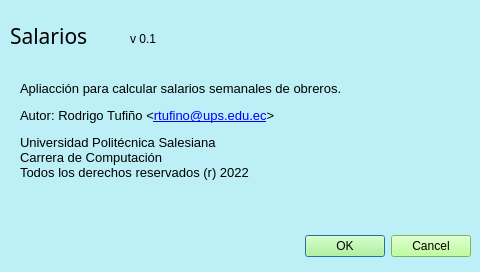
<?xml version="1.0" encoding="UTF-8"?>
<ui version="4.0">
 <class>Acerca</class>
 <widget class="QDialog" name="Acerca">
  <property name="geometry">
   <rect>
    <x>0</x>
    <y>0</y>
    <width>480</width>
    <height>272</height>
   </rect>
  </property>
  <property name="windowTitle">
   <string>Dialog</string>
  </property>
  <property name="styleSheet">
   <string notr="true">background-color: rgb(188, 239, 246);</string>
  </property>
  <widget class="QDialogButtonBox" name="buttonBox">
   <property name="geometry">
    <rect>
     <x>10</x>
     <y>230</y>
     <width>461</width>
     <height>32</height>
    </rect>
   </property>
   <property name="styleSheet">
    <string notr="true">background-color: rgb(170, 255, 127);</string>
   </property>
   <property name="orientation">
    <enum>Qt::Horizontal</enum>
   </property>
   <property name="standardButtons">
    <set>QDialogButtonBox::Cancel|QDialogButtonBox::Ok</set>
   </property>
  </widget>
  <widget class="QLabel" name="label">
   <property name="geometry">
    <rect>
     <x>10</x>
     <y>10</y>
     <width>131</width>
     <height>51</height>
    </rect>
   </property>
   <property name="font">
    <font>
     <family>Arial Black</family>
     <pointsize>16</pointsize>
    </font>
   </property>
   <property name="text">
    <string>Salarios</string>
   </property>
  </widget>
  <widget class="QLabel" name="label_4">
   <property name="geometry">
    <rect>
     <x>20</x>
     <y>60</y>
     <width>461</width>
     <height>141</height>
    </rect>
   </property>
   <property name="text">
    <string>&lt;html&gt;&lt;head/&gt;&lt;body&gt;&lt;p&gt;&lt;span style=&quot; font-size:10pt;&quot;&gt;Apliacción para calcular salarios semanales de obreros.&lt;/span&gt;&lt;/p&gt;&lt;p&gt;&lt;span style=&quot; font-size:10pt;&quot;&gt;Autor: Rodrigo Tufiño &amp;lt;&lt;/span&gt;&lt;a href=&quot;mailto:rtufino@ups.edu.ec&quot;&gt;&lt;span style=&quot; font-size:10pt; text-decoration: underline; color:#0000ff;&quot;&gt;rtufino@ups.edu.ec&lt;/span&gt;&lt;/a&gt;&lt;span style=&quot; font-size:10pt;&quot;&gt;&amp;gt;&lt;/span&gt;&lt;/p&gt;&lt;p&gt;&lt;span style=&quot; font-size:10pt;&quot;&gt;Universidad Politécnica Salesiana&lt;br/&gt;Carrera de Computación&lt;br/&gt;Todos los derechos reservados (r) 2022&lt;/span&gt;&lt;/p&gt;&lt;/body&gt;&lt;/html&gt;</string>
   </property>
   <property name="textFormat">
    <enum>Qt::RichText</enum>
   </property>
  </widget>
  <widget class="QLabel" name="outVersion">
   <property name="geometry">
    <rect>
     <x>130</x>
     <y>30</y>
     <width>67</width>
     <height>17</height>
    </rect>
   </property>
   <property name="text">
    <string>v 0.1</string>
   </property>
  </widget>
 </widget>
 <resources/>
 <connections>
  <connection>
   <sender>buttonBox</sender>
   <signal>accepted()</signal>
   <receiver>Acerca</receiver>
   <slot>accept()</slot>
   <hints>
    <hint type="sourcelabel">
     <x>248</x>
     <y>254</y>
    </hint>
    <hint type="destinationlabel">
     <x>157</x>
     <y>274</y>
    </hint>
   </hints>
  </connection>
  <connection>
   <sender>buttonBox</sender>
   <signal>rejected()</signal>
   <receiver>Acerca</receiver>
   <slot>reject()</slot>
   <hints>
    <hint type="sourcelabel">
     <x>316</x>
     <y>260</y>
    </hint>
    <hint type="destinationlabel">
     <x>286</x>
     <y>274</y>
    </hint>
   </hints>
  </connection>
 </connections>
</ui>
